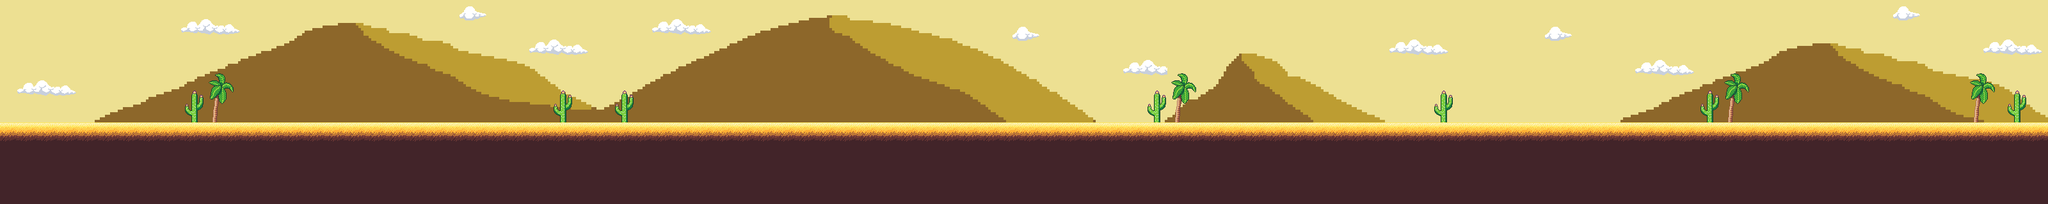

Rendered tile map (Tiled .tmx) drawn with the repository's tilesets; below, a short description and the map source with its tile grids summarised:
An orthogonal 100x10 tile map with 32x32 px tiles, 3 tile layers (Back, Background, Main), 5 tilesets.

<map version="1.10" tiledversion="1.10.2" orientation="orthogonal" renderorder="right-down" width="100" height="10" tilewidth="32" tileheight="32" infinite="0" nextlayerid="4" nextobjectid="1">
 <tileset firstgid="1" source="../Desert/BG1.tsx" />
 <tileset firstgid="2665" source="../Desert/BG2.tsx" />
 <tileset firstgid="5329" source="../Desert/Clouds.tsx" />
 <tileset firstgid="5429" source="../Desert/tilesetsand.tsx" />
 <tileset firstgid="5469" source="../Desert/desertFoliage.tsx" />
 <layer id="3" name="Back" width="100" height="10">
  <data>[1000 cells, 1000 non-empty, 9 distinct tile ids]</data>
 </layer>
 <layer id="2" name="Background" width="100" height="10">
  <data>[1000 cells, 1000 non-empty, 748 distinct tile ids]</data>
 </layer>
 <layer id="1" name="Main" width="100" height="10">
  <data>[1000 cells, 509 non-empty, 20 distinct tile ids]</data>
 </layer>
</map>
